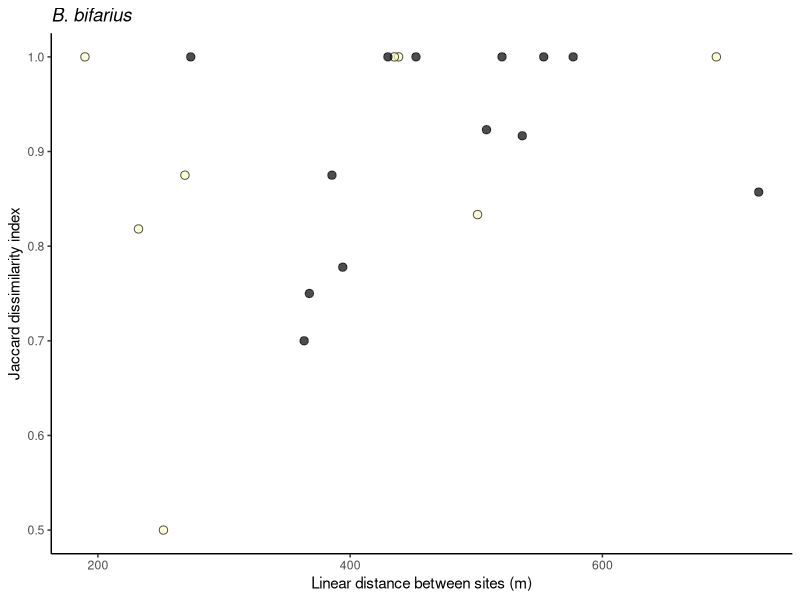
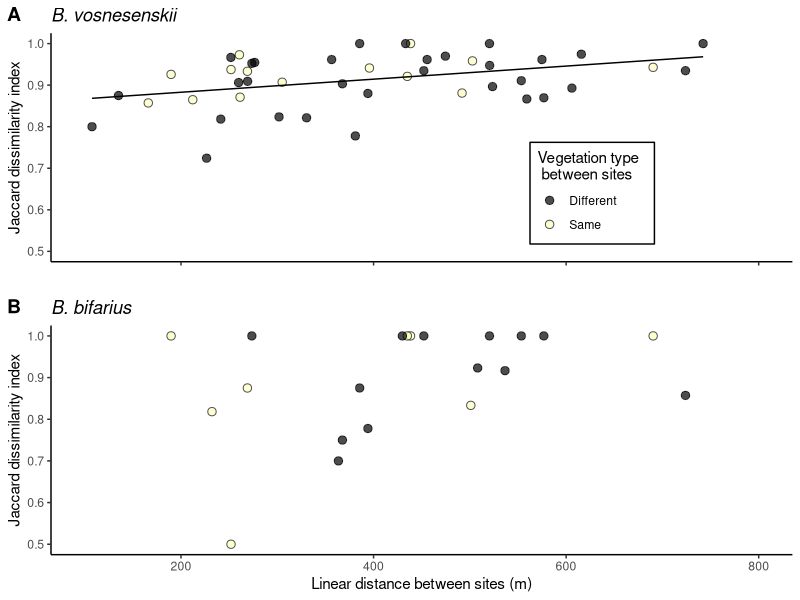
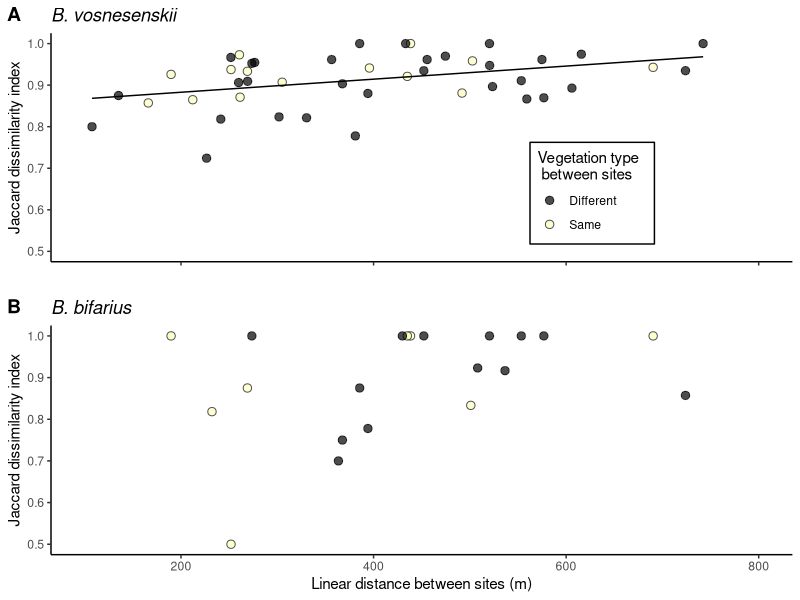

Write R code to recreate these figures, in order. (Note: this script raises an error after producing the figures.)
##%######################################################%##
#                                                          #
####   HABITAT CONNECTIVITY VISITATION DISSIMILARITY    ####
#                                                          #
##%######################################################%##

# This script recreates the habitat connectivity by visitation dissimilarity analysis

# PACKAGES ----------------------------------------------------------------

library(tidyverse)
library(broom)
library(cowplot)
library(vegan)

# CUSTOM STUFF ------------------------------------------------------------

# some colors

bif18_color <- "#31688EFF"
bif15_color <- "#31688EFF"
vos_color <- "#FDE725FF"


# RAW DATA ----------------------------------------------------------------

# capture data
sra_captures <- read_csv("./data_raw/sra_captures_post_COLONY.csv")
vsw15 <- filter(sra_captures, species == "vosnesenskii", year == 2015)
bsw15 <- filter(sra_captures, species == "bifarius", year == 2015)
bsw18 <- filter(sra_captures, species == "bifarius", year == 2018)

# site metadata
sites_metadata <- read_csv("./data_raw/sites_metadata.csv")



# WRANGLING ----------------------------------------------------------------

# rather inefficient way of making matrix, but works
vsw_matrix <- vsw15 %>% 
  select(unique.ID, site, date, plant.capture, FamilyID) %>% 
  filter(FamilyID != "s") %>% 
  select(unique.ID, FamilyID, site) %>% 
  mutate(JM01 = if_else(site=="JM01", T, F),
         JM02 = if_else(site=="JM02", T, F),
         JM03 = if_else(site=="JM03", T, F),
         JM04 = if_else(site=="JM04", T, F),
         JM05 = if_else(site=="JM05", T, F),
         JM06 = if_else(site=="JM06", T, F),
         JM07 = if_else(site=="JM07", T, F),
         JM10 = if_else(site=="JM10", T, F),
         JMX = if_else(site=="JMX", T, F),
         JMY = if_else(site=="JMY", T, F),
         SH = if_else(site=="SH", T, F),
         IN = if_else(site=="IN", T, F))  %>% 
  group_by(FamilyID) %>% 
  summarise_if(is.logical, sum) %>% 
  gather(site, count, -FamilyID) %>% 
  filter(site != "RM", site != "IN", site != "SH") %>% 
  spread(FamilyID, count) %>% 
  column_to_rownames(var = "site")

nmds.distance <- sites_metadata %>% 
  filter(year == 2015) %>% 
  mutate(k=1) %>% 
  full_join(.,., by = "k") %>% 
  filter(site.x != site.y) %>%
  mutate(dist = sqrt((x.center.x - x.center.y)^2 + (y.center.x - y.center.y)^2), #nmds.distance = sqrt((NMDS1.x - NMDS1.y)^2 + (NMDS2.x - NMDS2.y)^2), 
         site.separation = case_when(
           habitat.x == "meadow" & habitat.y == "meadow" ~ "meadow only",
           habitat.x == "meadow" & habitat.y == "forest" ~ "mixed",
           habitat.x == "forest" & habitat.y == "meadow" ~ "mixed",
           habitat.x == "forest" & habitat.y == "forest" ~ "forest"
         ))


vsw_d_matrix <- vegdist(vsw_matrix, method = "jaccard")

vsw_dissim <- tidy(vsw_d_matrix) %>% 
  rename(site.y = item1, site.x = item2, dis.distance = distance)

nmds.dis.distance <- inner_join(nmds.distance, vsw_dissim, by = c("site.x" = "site.x", "site.y" = "site.y"))  %>% 
  mutate(
  hab.cross = case_when(
    site_direction.y == site_direction.x  ~ "same",
    site_direction.y !=  site_direction.x ~ "different"
  ))


nmds_plot <- nmds.dis.distance %>% 
  ggplot(., aes(x = dist, y = dis.distance)) +
  geom_point(shape = 21, color = "black", aes(fill = hab.cross), alpha = 0.7, size = 2.5) +
  geom_smooth(method = "lm", color = "black", size = 0.5, se = F) +
  theme_classic() +
  scale_fill_viridis_d(option = "A", labels = c("Different", "Same")) +
  labs(x ="", y = "Jaccard dissimilarity index", fill = "Vegetation type \n between sites", title = "B. vosnesenskii") +
  theme(legend.position = c(0.73, 0.3), legend.background = element_rect(color = "black"), plot.title = element_text(face = "italic"), axis.text.x = element_blank())



bsw15_matrix <- bsw15 %>% 
  select(unique.ID, site, date, plant.capture, FamilyID) %>% 
  filter(FamilyID != "s") %>% 
  select(unique.ID, FamilyID, site) %>% 
  mutate(#JM01 = if_else(site=="JM01", T, F),
         JM02 = if_else(site=="JM02", T, F),
         JM03 = if_else(site=="JM03", T, F),
         JM04 = if_else(site=="JM04", T, F),
         #JM05 = if_else(site=="JM05", T, F),
         JM06 = if_else(site=="JM06", T, F),
         JM07 = if_else(site=="JM07", T, F),
         JM10 = if_else(site=="JM10", T, F),
         #JMX = if_else(site=="JMX", T, F),
         #JMY = if_else(site=="JMY", T, F),
         SH = if_else(site=="SH", T, F),
         IN = if_else(site=="IN", T, F))  %>% 
  group_by(FamilyID) %>% 
  summarise_if(is.logical, sum) %>% 
  gather(site, count, -FamilyID) %>% 
  filter(site != "RM", site != "IN", site != "SH") %>% 
  spread(FamilyID, count) %>% 
  column_to_rownames(var = "site")


bsw15_d_matrix <- vegdist(bsw15_matrix, method = "jaccard")

bsw15_dissim <- tidy(bsw15_d_matrix) %>% 
  rename(site.y = item1, site.x = item2, dis.distance = distance)

bsw15_nmds.dis.distance <- inner_join(nmds.distance, bsw15_dissim, by = c("site.x" = "site.x", "site.y" = "site.y"))  %>% 
  mutate(
    hab.cross = case_when(
      site_direction.y == site_direction.x  ~ "same",
      site_direction.y !=  site_direction.x ~ "different"
    ))


nmds_plot_bsw15 <- bsw15_nmds.dis.distance %>% 
  ggplot(., aes(x = dist, y = dis.distance)) +
  geom_point(shape = 21, color = "black", aes(fill = hab.cross)) +
  geom_smooth(method = "lm", color = "black", size = 0.5, se = F) +
  theme_classic() +
  scale_fill_viridis_d(option = "A", labels = c("Different", "Same")) +
  labs(x ="", y = "Jaccard dissimilarity index", fill = "Vegetation type \n between sites", title = "B. vosnesenskii") +
  theme(legend.position = "none", plot.title = element_text(face = "italic"), axis.text.x = element_blank())










bsw_matrix <- bsw18 %>% 
  select(unique.ID, site, date, plant.capture, FamilyID) %>% 
  filter(FamilyID != "s") %>% 
  select(unique.ID, FamilyID, site) %>% 
  mutate(mdw_north = if_else(site=="mdw_north", T, F),
         mdw_south = if_else(site=="mdw_south", T, F),
         forest_north = if_else(site=="forest_north", T, F),
         forest_south = if_else(site=="forest_south", T, F),
         crk.x = if_else(site=="crk.x", T, F),
         north_east = if_else(site=="north_east", T, F),
         sh = if_else(site=="sh", T, F))  %>% 
  group_by(FamilyID) %>% 
  summarise_if(is.logical, sum) %>% 
  gather(site, count, -FamilyID) %>% 
  #filter(site != "RM", site != "IN", site != "SH") %>% 
  #filter(site != "RM") %>% 
  spread(FamilyID, count) %>% 
  column_to_rownames(var = "site")



bsw.distance <- sites_metadata %>% 
  filter(year == 2018) %>% 
  mutate(k=1) %>% 
  full_join(.,., by = "k") %>%
  filter(site.x != site.y) %>%
  mutate(dist = sqrt((x.center.x - x.center.y)^2 + (y.center.x - y.center.y)^2),
         site.separation = case_when(
           habitat.x == "meadow" & habitat.y == "meadow" ~ "meadow only",
           habitat.x == "meadow" & habitat.y == "forest" ~ "mixed",
           habitat.x == "forest" & habitat.y == "meadow" ~ "mixed",
           habitat.x == "forest" & habitat.y == "forest" ~ "forest"
         ), 
         hab.cross = if_else(site.separation == "mixed", "different", "same"))

# dissimilarity scores ----------------------------------------------------

bsw_d_matrix <- vegdist(bsw_matrix, method = "jaccard")

bsw_dissim <- tidy(bsw_d_matrix) %>% 
  rename(site.y = item1, site.x = item2, dis.distance = distance)

bsw.dis.distance <- inner_join(bsw.distance, bsw_dissim, by = c("site.x" = "site.x", "site.y" = "site.y"))


bif_dissim <- bind_rows(bsw15_nmds.dis.distance, bsw.dis.distance) %>% 
  filter(dist < 1000)

nmds_plot_bsw <- bif_dissim %>% 
  ggplot(., aes(x = dist, y = dis.distance)) +
  geom_point(shape = 21, color = "black", aes(fill = hab.cross), alpha = 0.7, size = 2.5) +
  #geom_jitter(shape = 21, color = "black", width= 0.5) +
  #geom_smooth(method = "lm", color = "black", size = 0.5, se = F) +
  theme_classic() +
  scale_fill_viridis_d(option = "A", labels = c("Heterogenous", "Homogenous")) +
  labs(x ="Linear distance between sites (m)", y = "Jaccard dissimilarity index", fill = "Vegetation type \n between sites", title = "B. bifarius") +
  theme(plot.title = element_text(face = "italic"), legend.position = "none")

nmds_plot_bsw


nmds_plot_combined <- plot_grid(nmds_plot +
  coord_cartesian(xlim = c(100, 800), ylim = c(0.5, 1)), nmds_plot_bsw +
  coord_cartesian(xlim = c(100, 800), ylim = c(0.5, 1)), nrow = 2, labels = c("A", "B"), rel_heights = c(0.95, 1))

nmds_plot_combined
ggsave("./figures/figure6.tiff", nmds_plot_combined, width = 3.5, height = 6, dpi = 600)

nmds_dist_vos_summary <- summary(lm(data = nmds.dis.distance, dis.distance ~ dist))
nmds_dist_vos_int_summary <- summary(lm(data = nmds.dis.distance, dis.distance ~ dist * hab.cross))
anova(lm(data = nmds.dis.distance, dis.distance ~ dist * hab.cross))

nmds_dist_bif_summary <- summary(lm(data = bif_dissim, dis.distance ~ dist))
nmds_dist_bif_int_summary <- summary(lm(data = bif_dissim, dis.distance ~ dist * hab.cross))
anova(lm(data = bif_dissim, dis.distance ~ dist * hab.cross))


# SAVE OUTPUT -------------------------------------------------------------

save(nmds_dist_vos_int_summary, nmds_dist_bif_int_summary, nmds_dist_bif_summary, nmds_dist_vos_summary, file = "./analyses_output/nmds_distance_objects.Rdata")
